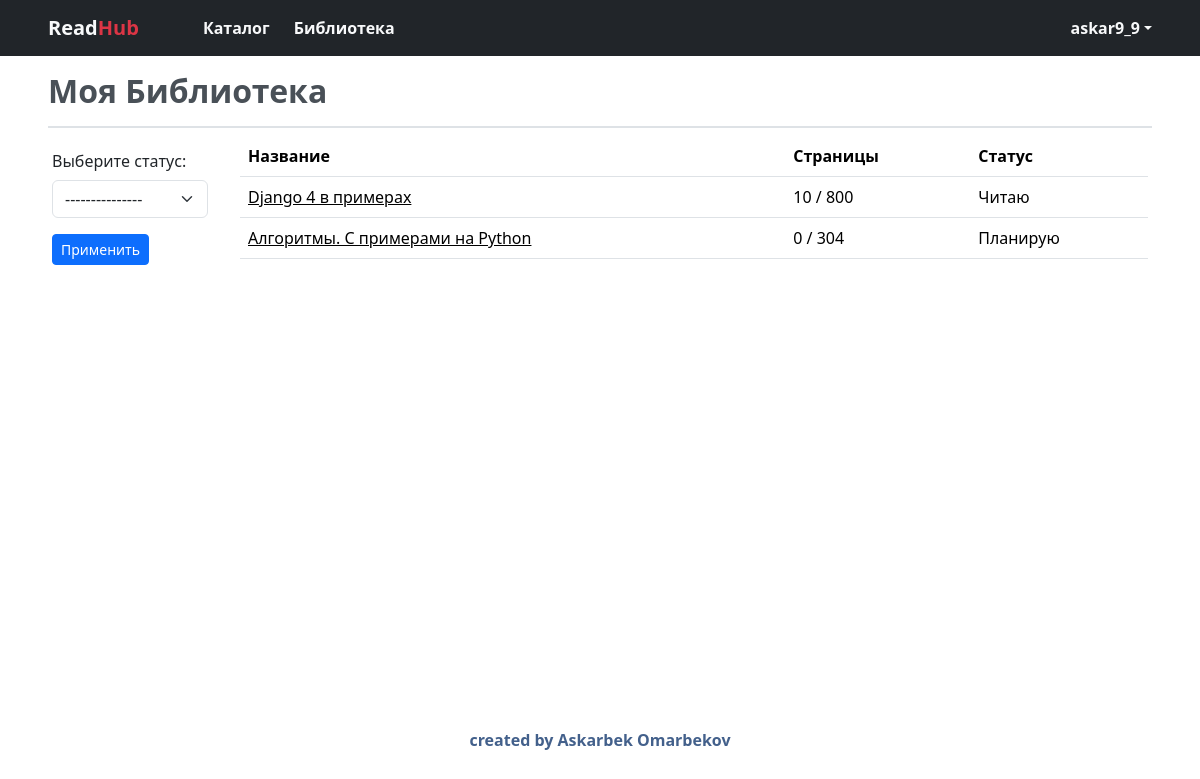
The app's page /library/ (signed in) with its own data.
### library/models.py (models this page shows)
class Library(models.Model):
    class Status(models.TextChoices):
        READING = 'RG', 'Читаю'
        PLANNING = 'PG', 'Планирую'
        READ = 'RD', 'Прочитано'
        POSTPONED = 'PD', 'Отложено'
    owner = models.ForeignKey(User, on_delete=models.CASCADE)
    book = models.ForeignKey(Book, on_delete=models.CASCADE, related_name='library_book')
    status = models.CharField(max_length=2, choices=Status.choices, default=Status.PLANNING)
    pages_read = models.IntegerField(default=0, verbose_name='Прочитано')
    date_added = models.DateTimeField(default=timezone.now, verbose_name='Дата добавления')
    class Meta:
        ordering = ['-date_added']
        indexes = [
            models.Index(fields=['-date_added'])
        ]

### catalog/models.py (models this page shows, shortened)
class Book(models.Model):
    title = models.CharField(max_length=255, verbose_name='Название')
    description = models.TextField(verbose_name='Описание')
    slug = models.SlugField(max_length=255, unique=True, blank=True, null=True)
    img = models.ImageField(upload_to='book_images/', blank=True, verbose_name='Изображения',
                            default="book_images/none.jpg")
    page_count = models.IntegerField(verbose_name='Количество страниц')
    date_added = models.DateTimeField(default=timezone.now, verbose_name='Дата добавления')
    release_date = models.DateField(default=timezone.now, verbose_name='Дата выпуска')
    genre = models.ManyToManyField(Genre, verbose_name='Жанр')
    author = models.ForeignKey(Author, on_delete=models.CASCADE, verbose_name='Автор')
    class Meta:
        verbose_name = "Книгу"
        verbose_name_plural = "Книги"

### library/views.py (the view, shortened to what this page needs)
# urls.py: path('', views.library_view, name='library'),
@login_required
def library_view(request):
    library = Library.objects.filter(owner=request.user)
    form = StatusForm()
    return render(request, 'library/library.html', {'library': library, 'form': form})

### library/forms.py
class StatusForm(forms.Form):
    CHOICES = (
        ('ALL', '---------------'),
        ('RG', 'Читаю'),
        ('PG', 'Планирую'),
        ('RD', 'Прочитано'),
        ('PD', 'Отложено'),
    )
    status_field = forms.ChoiceField(choices=CHOICES, widget=forms.Select(attrs={'class': 'form-select'}))

### templates/library/library.html (shortened to what this page needs)
{% extends 'base.html' %}
{% block content %}
  <section class="px-lg-5 px-3 mx-auto">
      <h1 class="py-3 text-dark-emphasis fw-semibold border-bottom border-2">Моя Библиотека</h1>
        <div class="row py-2">
            <div class="col-12 col-lg-2 p-3 rounded-1">
              <h6 class="mb-2">Выберите статус:</h6>
              <form method="POST">
                  {{ form.status_field }}
                <button type="submit" class="btn btn-primary btn-sm mt-3">Применить</button>
              </form>
            </div>
        <div class="col-12 col-lg-10 px-3">
        {% if library|length > 0 %}
          <table class="table">
            <thead>
              <tr>
                <th scope="col">Название</th>
                <th scope="col" class="d-none d-sm-table-cell">Страницы</th>
                <th scope="col" class="d-none d-sm-table-cell">Статус</th>
              </tr>
            </thead>
            <tbody>
              {% for item in library %}
                <tr>
                  <td><a href="{% url 'library:tracker' item.book.slug %}" class="text-black">{{ item.book.title }}</a></td>
                  <td class="d-none d-sm-table-cell">{{ item.pages_read }} / {{ item.book.page_count }}</td>
                  <td class="d-none d-sm-table-cell">{{ item.get_status_display }}</td>
                </tr>
              {% endfor %}
            </tbody>
          </table>
        {% else %}
            <p class="text-center fw-bold py-3">Ничего не найдено</p>
        {% endif %}
        </div>
      </div>
  </section>
{% endblock %}

### templates/base.html (shortened to what this page needs)
{% load static %}
<!doctype html>
<html lang="en">
    <head>
    <link href="https://cdn.jsdelivr.net/npm/bootstrap@5.3.2/dist/css/bootstrap.min.css" rel="stylesheet">
    <link rel="stylesheet" href="{% static 'css/base/normalize.css' %}">
    <link rel="stylesheet" href="{% static 'css/base/style.css' %}">
    </head>
    <body class="vh-100 d-flex flex-column">
        <header>
            <nav class="navbar navbar-expand-md bg-dark">
                <div class="container-fluid px-lg-5 mx-auto">
                    <a class="navbar-brand fw-bold opacity-100 text-light" href='{% url "index" %}'>Read<span class="text-danger">Hub</span></a>
                    <div class="collapse navbar-collapse" id="navbarSupportedContent">
                        <div class="d-flex p-0 container-fluid flex-column flex-md-row align-items-md-center justify-content-md-between">
                            <ul class="d-flex gap-2 gap-md-4 m-0 p-0 flex-md-row flex-column">
                                <li class="nav-link ms-0 ms-md-5 mt-2 mt-md-0">
                                    <a href='{% url "catalog:catalog" %}' class="text-light fw-bold link-underline-light link-underline-opacity-0 link-underline-opacity-75-hover link-offset-3">Каталог</a>
                                </li>
                                {% if user.is_authenticated %}
                                    <li class="nav-link mb-2 mb-md-0">
                                        <a href='{% url "library:library" %}' class="text-light fw-bold link-underline-light link-underline-opacity-0 link-underline-opacity-75-hover link-offset-3">Библиотека</a>
                                    </li>
                                {% endif %}
                            </ul>
                        {%  if user.is_authenticated %}
                            <div class="d-flex flex-column flex-sm-row gap-2 mt-2 mt-sm-0">
                                <div class="dropdown">
                                    <button type="button" class="btn fw-bold rounded-1 border-0 p-0 text-light dropdown-toggle d-flex align-items-center" data-bs-toggle="dropdown" aria-expanded="false" data-bs-offset="10,20">
                                        {{ user.username }}
                                    </button>
                                </div>
                            </div>
                        {% else %}
                            <div class="d-flex flex-column flex-sm-row gap-2 mt-2 mt-sm-0">
                                <a href="{% url "accounts:login" %}" class="btn btn-outline-light fw-normal">Войти</a>
                                <a href="{% url "accounts:register" %}" class="btn btn-outline-light border-1 fw-normal ">Регистрация</a>
                            </div>
                        {% endif %}
                        </div>
                    </div>
                </div>
            </nav>
        </header>
        <main class="flex-grow-1 ">
            {% block content %}
            {% endblock %}
        </main>
        <footer class="p-5 mt-5">
            <div class="d-flex justify-content-center">
                <p class="fw-bold text-primary-emphasis opacity-75">created by Askarbek Omarbekov</p>
            </div>
        </footer>
    </body>
</html>

### static/css/base/style.css (style rules this page uses)
body, div, h1, h2, h3, h4, h5, h6, p { margin: 0; padding: 0; border: 0; }
section, nav>div { max-width: 1200px; }

### records on screen
Library: book "Django 4 в примерах", pages_read "10", book.page_count "800", status "Читаю"
Library: book "Алгоритмы. С примерами на Python", pages_read "0", book.page_count "304", status "Планирую"

### other values on screen
{{ user.username }} "askar9_9"
